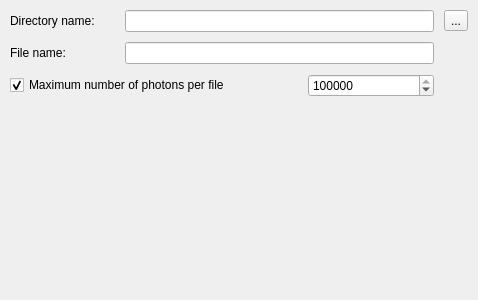
<?xml version="1.0" encoding="UTF-8"?>
<ui version="4.0">
 <class>PhotonMapExportFileWidget</class>
 <widget class="QWidget" name="PhotonMapExportFileWidget">
  <property name="geometry">
   <rect>
    <x>0</x>
    <y>0</y>
    <width>478</width>
    <height>300</height>
   </rect>
  </property>
  <property name="windowTitle">
   <string>Form</string>
  </property>
  <layout class="QGridLayout" name="mainLayout">
   <property name="leftMargin">
    <number>10</number>
   </property>
   <property name="topMargin">
    <number>10</number>
   </property>
   <property name="rightMargin">
    <number>10</number>
   </property>
   <property name="bottomMargin">
    <number>10</number>
   </property>
   <property name="spacing">
    <number>10</number>
   </property>
   <item row="4" column="0">
    <spacer name="verticalSpacer">
     <property name="orientation">
      <enum>Qt::Vertical</enum>
     </property>
     <property name="sizeHint" stdset="0">
      <size>
       <width>20</width>
       <height>40</height>
      </size>
     </property>
    </spacer>
   </item>
   <item row="1" column="0">
    <widget class="QLabel" name="direcotryLabel">
     <property name="text">
      <string>Directory name:</string>
     </property>
    </widget>
   </item>
   <item row="1" column="5">
    <widget class="QToolButton" name="selectDirectoryButton">
     <property name="text">
      <string>...</string>
     </property>
    </widget>
   </item>
   <item row="1" column="1" colspan="4">
    <widget class="QLineEdit" name="saveDirectoryLine"/>
   </item>
   <item row="2" column="1" colspan="4">
    <widget class="QLineEdit" name="filenameLine"/>
   </item>
   <item row="2" column="0">
    <widget class="QLabel" name="filenameLabel">
     <property name="text">
      <string>File name:</string>
     </property>
    </widget>
   </item>
   <item row="3" column="3" colspan="2">
    <widget class="QSpinBox" name="nOfPhotonsSpin">
     <property name="enabled">
      <bool>true</bool>
     </property>
     <property name="minimum">
      <number>1</number>
     </property>
     <property name="maximum">
      <number>999999999</number>
     </property>
     <property name="value">
      <number>1000000</number>
     </property>
    </widget>
   </item>
   <item row="3" column="0" colspan="2">
    <widget class="QCheckBox" name="photonsPerFileCheck">
     <property name="text">
      <string>Maximum number of photons per file</string>
     </property>
     <property name="checked">
      <bool>true</bool>
     </property>
    </widget>
   </item>
  </layout>
 </widget>
 <resources/>
 <connections>
  <connection>
   <sender>photonsPerFileCheck</sender>
   <signal>toggled(bool)</signal>
   <receiver>nOfPhotonsSpin</receiver>
   <slot>setEnabled(bool)</slot>
   <hints>
    <hint type="sourcelabel">
     <x>108</x>
     <y>106</y>
    </hint>
    <hint type="destinationlabel">
     <x>331</x>
     <y>106</y>
    </hint>
   </hints>
  </connection>
 </connections>
</ui>
